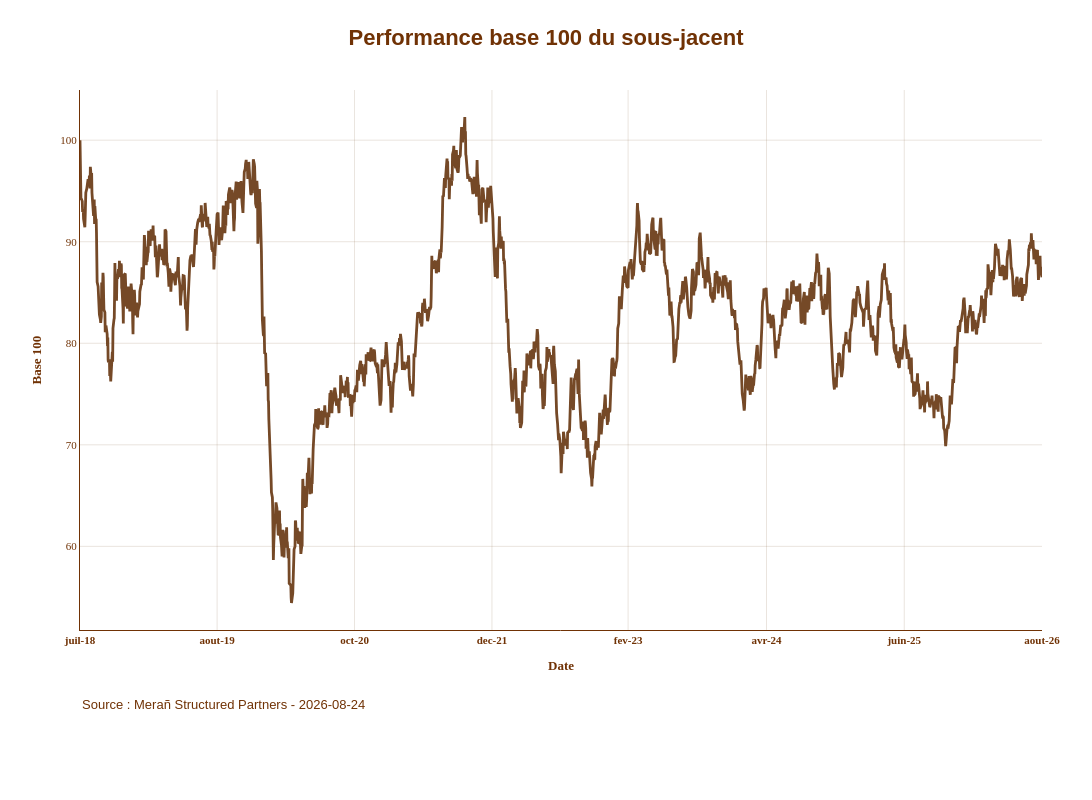

Notebook source saved alongside this figure:
### Markdown cell above
#### 1. Performance base 100 SJ

### Code cell
from __future__ import annotations

import pandas as pd
from pathlib import Path


def find_project_root(start=Path.cwd()):
    for path in (start, *start.parents):
        if (path / "src" / "marketing_production").exists():
            return path
    raise FileNotFoundError("Impossible de trouver la racine du projet structured_products")


PROJECT_ROOT = find_project_root()
ASSET_DIR = PROJECT_ROOT / "src" / "marketing_production" / "assets"
ASSET_DIR.mkdir(parents=True, exist_ok=True)
UNDERLYING_PERFORMANCE_IMAGE_PATH = ASSET_DIR / "underlying_performance_snapshot.png"


_FRENCH_MONTHS = {
    1: "janv",
    2: "fev",
    3: "mars",
    4: "avr",
    5: "mai",
    6: "juin",
    7: "juil",
    8: "aout",
    9: "sept",
    10: "oct",
    11: "nov",
    12: "dec",
}


def _format_date(date: pd.Timestamp) -> str:
    month = _FRENCH_MONTHS[date.month]
    return f"{month}-{date.strftime('%y')}"


def _tick_dates(
    dates: pd.Series,
    max_ticks: int = 8
) -> list[pd.Timestamp]:

    unique_dates = (
        pd.Series(
            pd.to_datetime(dates)
            .dropna()
            .unique()
        )
        .sort_values()
    )

    if len(unique_dates) <= max_ticks:
        return unique_dates.tolist()

    positions = [
        round(
            i * (len(unique_dates) - 1) / (max_ticks - 1)
        )
        for i in range(max_ticks)
    ]

    return unique_dates.iloc[positions].tolist()


def plot_line_graph(
    dataframe: pd.DataFrame,
    column_date: str,
    column_underlying: str,
    date_reporting,
    *,
    source: str = "",
) -> "go.Figure":

    """
    Graphique de performance en base 100 du sous-jacent
    jusqu'à la date de reporting.
    """

    go = _plotly_graph_objects()

    # --------------------------------------------------
    # Paramètres graphiques fixes
    # --------------------------------------------------

    background_color = "#FFFFFF"
    text_color = "#703205"

    main_color = "#754927"
    secondary_color = "#703205"

    title = "Performance base 100 du sous-jacent"

    legend_name = "Base 100 sous-jacent"

    x_name = "Date"
    y_name = "Base 100"

    # --------------------------------------------------
    # Vérification du DataFrame
    # --------------------------------------------------

    if not isinstance(dataframe, pd.DataFrame):
        raise TypeError(
            "dataframe must be a pandas DataFrame."
        )

    required_columns = [
        column_date,
        column_underlying
    ]

    missing_columns = [
        column
        for column in required_columns
        if column not in dataframe.columns
    ]

    if missing_columns:
        raise ValueError(
            f"Columns not found in dataframe: {missing_columns}"
        )

    # --------------------------------------------------
    # Préparation des données
    # --------------------------------------------------

    chart_data = dataframe[
        required_columns
    ].copy()

    chart_data[column_date] = pd.to_datetime(
        chart_data[column_date],
        errors="coerce"
    )

    date_reporting = pd.to_datetime(
        date_reporting,
        errors="coerce"
    )

    if pd.isna(date_reporting):
        raise ValueError(
            "date_reporting must be a valid date."
        )

    chart_data = (
        chart_data
        .dropna(subset=[column_date])
        .sort_values(column_date)
        .reset_index(drop=True)
    )

    # --------------------------------------------------
    # Filtre jusqu'à la date de reporting
    # --------------------------------------------------

    chart_data = chart_data[
        chart_data[column_date] <= date_reporting
    ].copy()

    if chart_data.empty:
        raise ValueError(
            "No data available before or on date_reporting."
        )

    # --------------------------------------------------
    # Création du graphique
    # --------------------------------------------------

    fig = go.Figure()

    fig.add_trace(
        go.Scatter(
            x=chart_data[column_date],
            y=chart_data[column_underlying],

            mode="lines",

            name=legend_name,

            line=dict(
                color=main_color,
                width=2.8
            ),

            hovertemplate=(
                f"<b>{legend_name}</b>"
                "<br>"
                "%{x|%Y-%m-%d}"
                "<br>"
                "%{y:.2f}"
                "<extra></extra>"
            ),
        )
    )

    # --------------------------------------------------
    # Dates affichées sur l'axe X
    # --------------------------------------------------

    tick_dates = _tick_dates(
        chart_data[column_date]
    )

    tick_values = [
        pd.Timestamp(date).to_pydatetime()
        for date in tick_dates
    ]

    tick_text = [
        f"<b>{_format_date(pd.Timestamp(date))}</b>"
        for date in tick_dates
    ]

    # --------------------------------------------------
    # Source
    # --------------------------------------------------

    source_date = date_reporting.strftime("%Y-%m-%d")

    if source:
        source_text = (
            f"Source : {source} - {source_date}"
        )
    else:
        source_text = (
            f"Source : {source_date}"
        )

    # --------------------------------------------------
    # Layout
    # --------------------------------------------------

    fig.update_layout(

        title=dict(
            text=f"<b>{title}</b>",
            x=0.5,
            xanchor="center",
            font=dict(
                color=secondary_color,
                size=22
            )
        ),

        plot_bgcolor=background_color,
        paper_bgcolor=background_color,

        font=dict(
            color=text_color,
            family="Arial",
            size=12
        ),

        width=1400,
        height=800,

        margin=dict(
            l=80,
            r=50,
            t=90,
            b=170
        ),

        legend=dict(
            orientation="h",
            yanchor="top",
            y=-0.22,
            xanchor="center",
            x=0.5,
            font=dict(
                color=secondary_color,
                size=12
            ),
        ),

        hovermode="x unified",

        annotations=[
            dict(
                text=source_text,
                x=0,
                y=-0.12,
                xref="paper",
                yref="paper",
                showarrow=False,
                xanchor="left",
                yanchor="top",
                font=dict(
                    color=secondary_color,
                    size=13
                ),
            )
        ],
    )

    # --------------------------------------------------
    # Axe X
    # --------------------------------------------------

    fig.update_xaxes(

        title_text=f"<b>{x_name}</b>",

        tickmode="array",

        tickvals=tick_values,

        ticktext=tick_text,

        range=[
            chart_data[column_date].min().to_pydatetime(),
            date_reporting.to_pydatetime()
        ],

        showgrid=True,

        gridcolor="rgba(117, 73, 39, 0.15)",

        zeroline=False,

        linecolor=secondary_color,

        tickfont=dict(
            color=secondary_color,
            size=11,
            family="Arial Bold"
        ),

        title_font=dict(
            color=secondary_color,
            size=13,
            family="Arial Bold"
        ),
    )

    # --------------------------------------------------
    # Axe Y
    # --------------------------------------------------

    fig.update_yaxes(

        title_text=f"<b>{y_name}</b>",

        showgrid=True,

        gridcolor="rgba(117, 73, 39, 0.15)",

        zeroline=False,

        linecolor=secondary_color,

        tickfont=dict(
            color=secondary_color,
            size=11,
            family="Arial Bold"
        ),

        title_font=dict(
            color=secondary_color,
            size=13,
            family="Arial Bold"
        ),
    )

    return fig


fig = plot_line_graph(
    dataframe=data,
    column_date="Date",
    column_underlying="Base 100",
    date_reporting=date_reporting,
    source="Merañ Structured Partners"
)

# --------------------------------------------------
# Export pour la présentation HTML
# --------------------------------------------------

fig.write_image(
    UNDERLYING_PERFORMANCE_IMAGE_PATH,
    scale=2
)

fig.show()

### Figure 1 — Plotly figure (JSON) as saved in the notebook; plotly's stock layout.template omitted (floating-point values rounded to 4 significant figures; data arrays with more than 128 entries replaced by an {"elided": "..."} marker saying what was removed)
{"data": [{"hovertemplate": "<b>Base 100 sous-jacent</b><br>%{x|%Y-%m-%d}<br>%{y:.2f}<extra></extra>", "line": {"color": "#754927", "width": 2.8}, "mode": "lines", "name": "Base 100 sous-jacent", "type": "scatter", "x": {"elided": "2092 str values"}, "y": {"elided": "2092 float values"}}], "layout": {"annotations": [{"font": {"color": "#703205", "size": 13}, "showarrow": false, "text": "Source : Merañ Structured Partners - 2026-08-24", "x": 0, "xanchor": "left", "xref": "paper", "y": -0.12, "yanchor": "top", "yref": "paper"}], "font": {"color": "#703205", "family": "Arial", "size": 12}, "height": 800, "hovermode": "x unified", "legend": {"font": {"color": "#703205", "size": 12}, "orientation": "h", "x": 0.5, "xanchor": "center", "y": -0.22, "yanchor": "top"}, "margin": {"b": 170, "l": 80, "r": 50, "t": 90}, "paper_bgcolor": "#FFFFFF", "plot_bgcolor": "#FFFFFF", "title": {"font": {"color": "#703205", "size": 22}, "text": "<b>Performance base 100 du sous-jacent</b>", "x": 0.5, "xanchor": "center"}, "width": 1400, "xaxis": {"gridcolor": "rgba(117, 73, 39, 0.15)", "linecolor": "#703205", "range": ["2018-07-02T00:00:00", "2026-08-24T00:00:00"], "showgrid": true, "tickfont": {"color": "#703205", "family": "Arial Bold", "size": 11}, "tickmode": "array", "ticktext": ["<b>juil-18</b>", "<b>aout-19</b>", "<b>oct-20</b>", "<b>dec-21</b>", "<b>fev-23</b>", "<b>avr-24</b>", "<b>juin-25</b>", "<b>aout-26</b>"], "tickvals": ["2018-07-02T00:00:00", "2019-08-30T00:00:00", "2020-10-28T00:00:00", "2021-12-27T00:00:00", "2023-02-21T00:00:00", "2024-04-24T00:00:00", "2025-06-24T00:00:00", "2026-08-24T00:00:00"], "title": {"font": {"color": "#703205", "family": "Arial Bold", "size": 13}, "text": "<b>Date</b>"}, "zeroline": false}, "yaxis": {"gridcolor": "rgba(117, 73, 39, 0.15)", "linecolor": "#703205", "showgrid": true, "tickfont": {"color": "#703205", "family": "Arial Bold", "size": 11}, "title": {"font": {"color": "#703205", "family": "Arial Bold", "size": 13}, "text": "<b>Base 100</b>"}, "zeroline": false}}}
